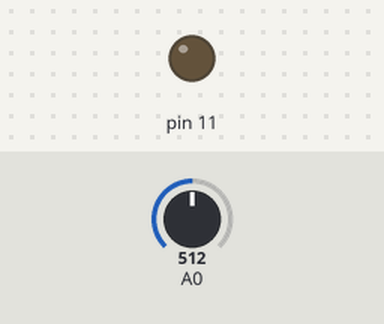
This sketch was run on a simulated Arduino Uno, built with avr-gcc and run on an emulated ATmega328P. On the bench: output pins drawn as LEDs (lit = HIGH). Inputs (shaded band) come from the test bench; at power-on: A0 = 512.

Above: at 1.2 s.
1.3 s: A0 set to 597
2.8 s: A0 set to 632
At 3.9 s:
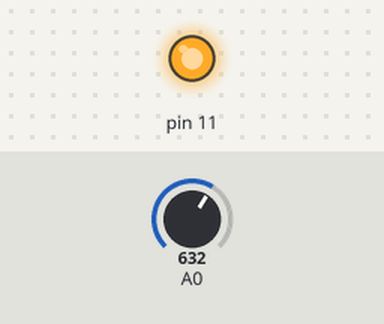
4.3 s: A0 set to 511
At 5.0 s:
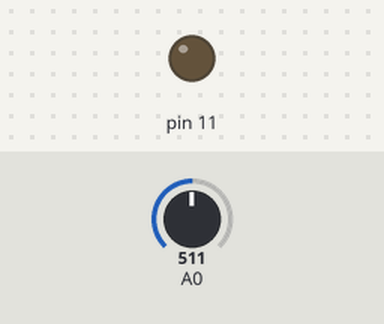
5.8 s: A0 set to 716
At 6.2 s:
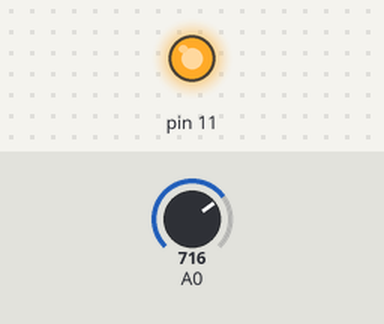
Timing chart, 0 to 8.3 s (numbered marks = the images above; inputs shaded):
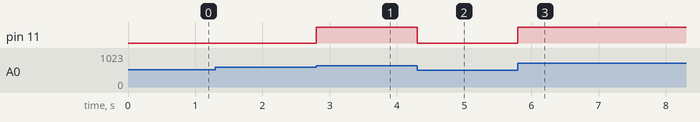

The sketch:

Lesson_10_Gas_Sensor_If.ino
```cpp
float threshold = 2.5;

void setup() {
  pinMode(11, OUTPUT);

}

void loop() {
  int adc = analogRead(A0);
  float voltage = adc * 5 / 1024;

  if(voltage > threshold){
    digitalWrite(11, HIGH);
  }
  else{
    digitalWrite(11, LOW);
  }

}
```

Measured:
- the behaviour switches between 614 and 615 on A0 (found by bisection; images 0 and 1)
- after the input at 1.3 s, every drawn part: stays the same
- after the input at 2.8 s, pin 11: LOW → HIGH at once
- after the input at 4.3 s, pin 11: HIGH → LOW at once
- after the input at 5.8 s, pin 11: LOW → HIGH at once
